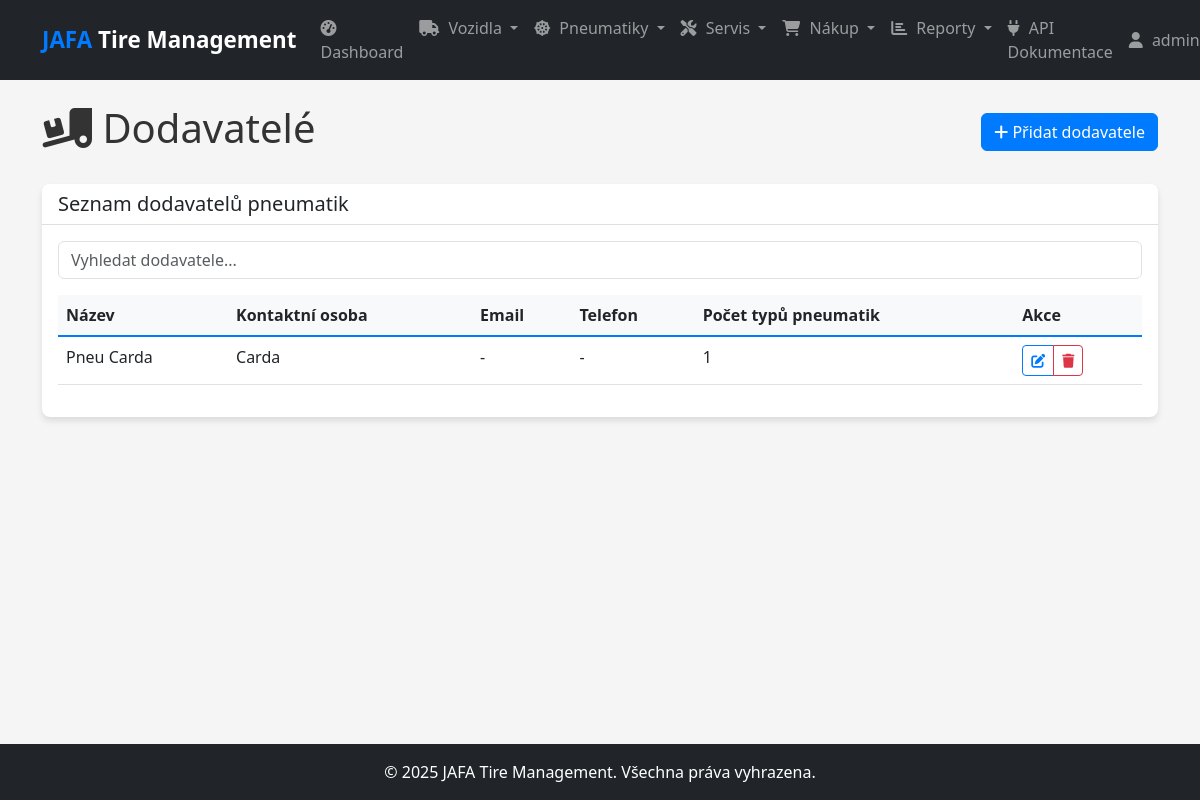
The page /suppliers (signed in) on the database its author committed.
### models.py (models this page shows, shortened)
class User(db.Model, UserMixin):
    id = db.Column(db.Integer, primary_key=True)
    username = db.Column(db.String(50), unique=True, nullable=False)
    email = db.Column(db.String(120), unique=True, nullable=False)
    password_hash = db.Column(db.String(128), nullable=False)
    role = db.Column(db.String(20), nullable=False, default='technician')  # admin, manager, technician
    created_at = db.Column(db.DateTime, default=datetime.utcnow)

class Supplier(db.Model):
    id = db.Column(db.Integer, primary_key=True)
    name = db.Column(db.String(100), nullable=False)
    contact_person = db.Column(db.String(100))
    email = db.Column(db.String(120))
    phone = db.Column(db.String(20))
    address = db.Column(db.String(200))
    note = db.Column(db.Text)
    created_at = db.Column(db.DateTime, default=datetime.utcnow)
    tire_types = db.relationship('TireType', backref='supplier', lazy=True)

### routes.py (the view)
    @app.route('/suppliers')
    @login_required
    def list_suppliers():
        suppliers = Supplier.query.all()
        return render_template('suppliers/list.html', suppliers=suppliers)

### app.py (called while the page is built)
@app.context_processor
def inject_now():
    return {'now': datetime.now()}

### models.py (called while the page is built)
@login_manager.user_loader
def load_user(user_id):
    return User.query.get(int(user_id))

### templates/suppliers/list.html (shortened to what this page needs)
{% extends 'layout.html' %}
{% block content %}
<div class="d-flex justify-content-between align-items-center mb-4">
    <h1><i class="fas fa-truck-loading"></i> Dodavatelé</h1>
    <div>
        <a href="{{ url_for('add_supplier') }}" class="btn btn-primary">
            <i class="fas fa-plus"></i> Přidat dodavatele
        </a>
    </div>
</div>
<div class="card mb-4">
    <div class="card-header">
        <h5 class="mb-0">Seznam dodavatelů pneumatik</h5>
    </div>
    <div class="card-body">
        <div class="mb-3">
            <input type="text" id="table-filter" class="form-control" placeholder="Vyhledat dodavatele...">
        </div>
        <div class="table-responsive">
            <table class="table table-hover" id="data-table">
                <thead>
                    <tr>
                        <th>Název</th>
                        <th>Kontaktní osoba</th>
                        <th>Email</th>
                        <th>Telefon</th>
                        <th>Počet typů pneumatik</th>
                        <th>Akce</th>
                    </tr>
                </thead>
                <tbody>
                    {% for supplier in suppliers %}
                    <tr>
                        <td>{{ supplier.name }}</td>
                        <td>{{ supplier.contact_person or '-' }}</td>
                        <td>{{ supplier.email or '-' }}</td>
                        <td>{{ supplier.phone or '-' }}</td>
                        <td>{{ supplier.tire_types|length }}</td>
                        <td>
                            <div class="btn-group btn-group-sm" role="group">
                                <a href="{{ url_for('edit_supplier', id=supplier.id) }}" class="btn btn-outline-primary" title="Upravit">
                                    <i class="fas fa-edit"></i>
                                </a>
                                <button type="button" class="btn btn-outline-danger btn-delete-confirm"
                                        data-bs-toggle="modal" data-bs-target="#deleteModal"
                                        data-id="{{ supplier.id }}"
                                        data-name="{{ supplier.name }}" title="Smazat">
                                    <i class="fas fa-trash"></i>
                                </button>
                            </div>
                        </td>
                    </tr>
                    {% else %}
                    <tr>
                        <td colspan="6" class="text-center">Žádní dodavatelé nebyli nalezeni.</td>
                    </tr>
                    {% endfor %}
                </tbody>
            </table>
        </div>
    </div>
</div>
{% endblock %}

### templates/layout.html (shortened to what this page needs)
<!DOCTYPE html>
<html lang="cs">
<head>
    <link href="https://cdn.jsdelivr.net/npm/bootstrap@5.3.0/dist/css/bootstrap.min.css" rel="stylesheet">
    <link rel="stylesheet" href="https://cdnjs.cloudflare.com/ajax/libs/font-awesome/6.4.0/css/all.min.css">
    <link rel="stylesheet" href="{{ url_for('static', filename='css/style.css') }}">
</head>
<body>
    <header>
        <nav class="navbar navbar-expand-lg navbar-dark bg-dark">
            <div class="container">
                <a class="navbar-brand" href="{{ url_for('index') }}">
                    <span class="fw-bold text-primary">JAFA</span> Tire Management
                </a>
                <div class="collapse navbar-collapse" id="navbarNavDropdown">
                    {% if current_user.is_authenticated %}
                    <ul class="navbar-nav me-auto">
                        <li class="nav-item">
                            <a class="nav-link" href="{{ url_for('dashboard') }}">
                                <i class="fas fa-tachometer-alt"></i> Dashboard
                            </a>
                        </li>
                        <li class="nav-item dropdown">
                            <a class="nav-link dropdown-toggle" href="#" id="navbarVehicleDropdown" role="button" data-bs-toggle="dropdown" aria-expanded="false">
                                <i class="fas fa-truck"></i> Vozidla
                            </a>
                        </li>
                        <li class="nav-item dropdown">
                            <a class="nav-link dropdown-toggle" href="#" id="navbarTireDropdown" role="button" data-bs-toggle="dropdown" aria-expanded="false">
                                <i class="fas fa-dharmachakra"></i> Pneumatiky
                            </a>
                        </li>
                        <li class="nav-item dropdown">
                            <a class="nav-link dropdown-toggle" href="#" id="navbarServiceDropdown" role="button" data-bs-toggle="dropdown" aria-expanded="false">
                                <i class="fas fa-tools"></i> Servis
                            </a>
                        </li>
                        <li class="nav-item dropdown">
                            <a class="nav-link dropdown-toggle" href="#" id="navbarPurchaseDropdown" role="button" data-bs-toggle="dropdown" aria-expanded="false">
                                <i class="fas fa-shopping-cart"></i> Nákup
                            </a>
                        </li>
                        <li class="nav-item dropdown">
                            <a class="nav-link dropdown-toggle" href="#" id="navbarReportDropdown" role="button" data-bs-toggle="dropdown" aria-expanded="false">
                                <i class="fas fa-chart-bar"></i> Reporty
                            </a>
                        </li>
                        <li class="nav-item">
                            <a class="nav-link" href="{{ url_for('api_docs') }}">
                                <i class="fas fa-plug"></i> API Dokumentace
                            </a>
                        </li>
                    </ul>
                    <ul class="navbar-nav">
                        <li class="nav-item dropdown">
                            <a class="nav-link dropdown-toggle" href="#" id="navbarUserDropdown" role="button" data-bs-toggle="dropdown" aria-expanded="false">
                                <i class="fas fa-user"></i> {{ current_user.username }}
                            </a>
                        </li>
                    </ul>
                    {% else %}
                    <ul class="navbar-nav ms-auto">
                        <li class="nav-item">
                            <a class="nav-link" href="{{ url_for('login') }}">Přihlásit se</a>
                        </li>
                    </ul>
                    {% endif %}
                </div>
            </div>
        </nav>
    </header>
    <main class="py-4">
        <div class="container">
            {% block content %}{% endblock %}
        </div>
    </main>
    <footer class="py-3 mt-4 bg-dark text-white">
        <div class="container text-center">
            <p class="mb-0">&copy; {{ now.year }} JAFA Tire Management. Všechna práva vyhrazena.</p>
        </div>
    </footer>
</body>
</html>

### static/css/style.css (style rules this page uses)
:root { --primary-color: #007bff; --secondary-color: #6c757d; --success-color: #28a745; --danger-color: #dc3545; --warning-color: #ffc107; --info-color: #17a2b8; --dark-color: #343a40; --light-color: #f8f9fa; }
body { font-family: 'Segoe UI', Tahoma, Geneva, Verdana, sans-serif; color: #333; background-color: #f5f5f5; min-height: 100vh; display: flex; flex-direction: column; }
main { flex: 1 0 auto; }
.navbar-brand { font-weight: bold; font-size: 1.4rem; }
.navbar-brand .text-primary { color: var(--primary-color) !important; }
.nav-link { font-weight: 500; }
.nav-link i { margin-right: 5px; }
.card { border-radius: 8px; overflow: hidden; box-shadow: 0 4px 6px rgba(0, 0, 0, 0.1); margin-bottom: 1.5rem; border: none; }
.card-header { background-color: #fff; border-bottom: 1px solid rgba(0, 0, 0, 0.125); font-weight: 600; }
.table thead th { background-color: var(--light-color); border-bottom: 2px solid var(--primary-color); font-weight: 600; }
.btn-primary { background-color: var(--primary-color); border-color: var(--primary-color); }
.btn-outline-primary { color: var(--primary-color); border-color: var(--primary-color); }

### rows shown on the page
User: username "admin…"
Supplier: name "Pneu Carda", contact_person "Carda", email "-", phone "-", tire_types|length "1"
